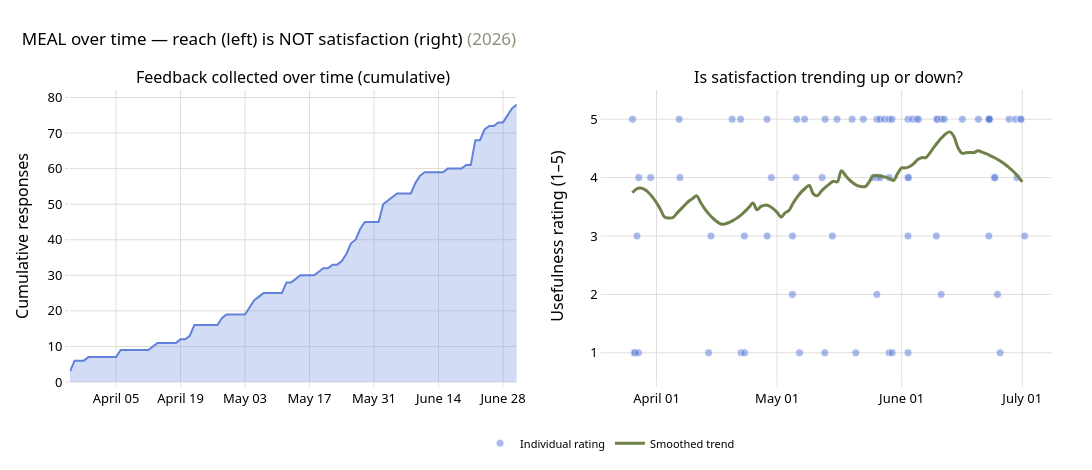

Source (notebook cell):
### Markdown cell above
### 2.2 MEAL responses over time

Two panels, deliberately kept apart:

- **Left — cumulative reach.** How many MEAL responses have been collected to date.
  This measures *participation growing*, nothing about how good the experience was.
- **Right — satisfaction trend.** Individual usefulness ratings over time, with a
  smoothed mean — the actual *satisfaction* signal.

> **Do not conflate them.** A climbing reach curve (left) and a flat or falling
> satisfaction trend (right) can happen at the same time. Reaching more users tells
> you nothing about whether those users were satisfied; read each panel on its own.

### Code cell
# Left: cumulative reach of the survey. Right: individual ratings over time with a
# smoothed satisfaction curve (14-day time-weighted mean, drawn as a spline) so the
# trend reads cleanly through the scatter.
timeline = meal.dropna(subset=['Timestamp']).set_index('Timestamp').resample('D').size()
cumulative = timeline.cumsum()
yr = cumulative.index.year.min()

meal_sorted = meal.dropna(subset=['Timestamp', 'rating_num']).sort_values('Timestamp')
# Smooth on a regular daily grid so the trend curve is clean, not spiky: daily mean
# rating -> interpolate gaps -> centred 21-day rolling mean, drawn as a spline.
daily_rating = meal_sorted.set_index('Timestamp')['rating_num'].resample('D').mean()
smooth = daily_rating.interpolate('time').rolling(21, center=True, min_periods=4).mean().dropna()

fig = make_subplots(rows=1, cols=2, horizontal_spacing=0.09,
                    subplot_titles=("Feedback collected over time (cumulative)",
                                    "Is satisfaction trending up or down?"))

fig.add_scatter(x=cumulative.index, y=cumulative.values, mode='lines', row=1, col=1,
                line=dict(color=PRIMARY, width=2), fill='tozeroy',
                fillcolor='rgba(98,129,218,0.28)', showlegend=False,
                hovertemplate="%{x|%B %d}<br>%{y} responses<extra></extra>")

fig.add_scatter(x=meal_sorted['Timestamp'], y=meal_sorted['rating_num'], mode='markers',
                row=1, col=2, name='Individual rating',
                marker=dict(color=PRIMARY, size=8, opacity=0.55,
                            line=dict(color=SURFACE, width=0.8)),
                hovertemplate="%{x|%B %d}<br>rating %{y}<extra></extra>")
fig.add_scatter(x=smooth.index, y=smooth.values, mode='lines', row=1, col=2,
                name='Smoothed trend', line=dict(color=ARBOL, width=3, shape='spline'),
                hovertemplate="%{x|%B %d}<br>mean %{y:.2f}<extra></extra>")

fig.update_xaxes(tickformat=DATE_FMT, title="")
fig.update_yaxes(title="Cumulative responses", row=1, col=1)
fig.update_yaxes(title="Usefulness rating (1–5)", range=[0.5, 5.5],
                 tickvals=[1, 2, 3, 4, 5], row=1, col=2)
fig.update_layout(
    title=f"MEAL over time — reach (left) is NOT satisfaction (right) <span style='color:#8E8E78'>({yr})</span>",
    legend=dict(orientation='h', y=-0.16, x=0.55, xanchor='center'),
    width=1300, height=470, margin=dict(t=90))
fig.show()
